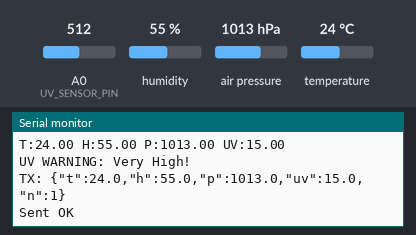
A sketch run on a simulated Arduino Uno, built with avr-gcc and run on an emulated ATmega328P. Shown: the last lines printed to the serial monitor. Inputs (shaded band) come from the test bench; at power-on: humidity 55 %, A0 (UV_SENSOR_PIN) = 512, air pressure 1013 hPa, temperature 24 °C. No radio packets arrive unless stated.

Above: at 6.1 s.
6.2 s: humidity set to 22 %
At 11.5 s:
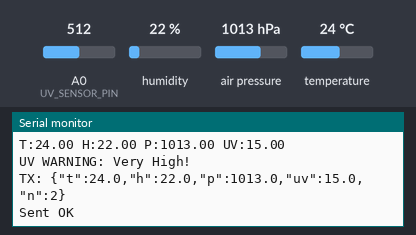
11.7 s: A0 (UV_SENSOR_PIN) set to 306
At 16.2 s:
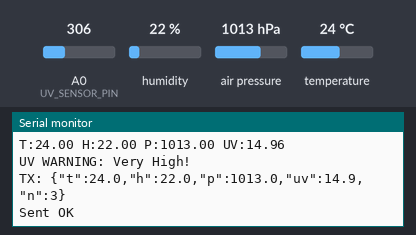
17.2 s: air pressure set to 952 hPa
At 21.8 s:
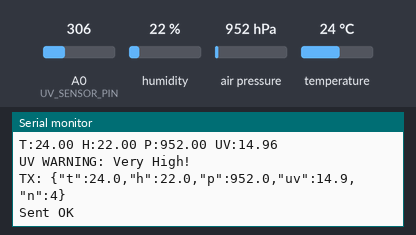
22.7 s: temperature set to 12 °C
At 27.4 s:
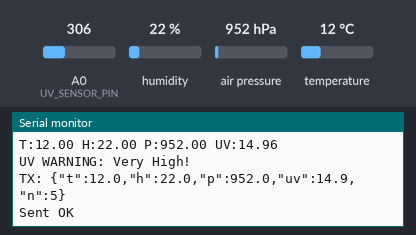
28.2 s: A0 (UV_SENSOR_PIN) set to 290
At 33.0 s:
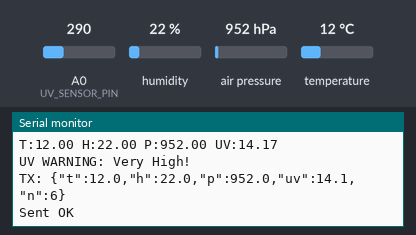
Timing chart, 0 to 34.5 s (numbered marks = the images above; inputs shaded):
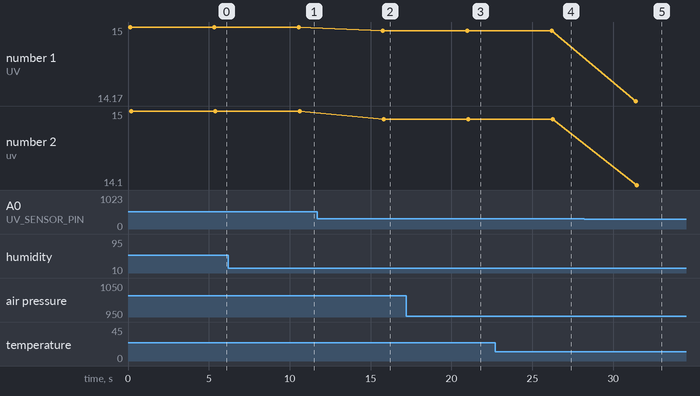

Measured:
- after the input at 6.2 s, the serial monitor: prints a new line after 4.4 s (image 1)
- after the input at 11.7 s, the serial monitor: prints a new line after 4.1 s (image 2)
- after the input at 17.2 s, the serial monitor: prints a new line after 3.8 s (image 3)
- after the input at 22.7 s, the serial monitor: prints a new line after 3.5 s (image 4)
- after the input at 28.2 s, the serial monitor: prints a new line after 3.2 s (image 5)
- plotted number 1: 15 → 14.96 after the input at 11.7 s, 14.96 → 14.17 after the input at 28.2 s
- plotted number 2: 15 → 14.9 after the input at 11.7 s, 14.9 → 14.1 after the input at 28.2 s

The sketch:

adafruit_lora_transmitter_01.ino
```cpp
#include <Wire.h>
#include <SPI.h>
#include <Adafruit_Sensor.h>
#include <Adafruit_BME280.h>
#include <RH_RF95.h>

// LoRa Configuration
#define RFM95_CS   4
#define RFM95_RST  2
#define RFM95_INT  3
#define RF95_FREQ 433.0

#define UV_SENSOR_PIN A0

Adafruit_BME280 bme;
RH_RF95 rf95(RFM95_CS, RFM95_INT);

float lastTemp = 0, lastHum = 0, lastPres = 0, lastUV = 0;
byte stuckCount = 0;
int packetnum = 0;

void setup() {
  Serial.begin(9600);
  Serial.println(F("BME280 + UV LoRa Station"));

  Wire.begin();
  Wire.setClock(100000);

  // Initialize LoRa
  pinMode(RFM95_RST, OUTPUT);
  digitalWrite(RFM95_RST, HIGH);

  digitalWrite(RFM95_RST, LOW);
  delay(10);
  digitalWrite(RFM95_RST, HIGH);
  delay(10);

  if (!rf95.init()) {
    Serial.println(F("LoRa init failed"));
    while (1) delay(1000);
  }

  if (!rf95.setFrequency(RF95_FREQ)) {
    Serial.println(F("Freq failed"));
    while (1) delay(1000);
  }

  rf95.setTxPower(23, false);
  Serial.println(F("LoRa OK"));

  if (!bme.begin(0x76) && !bme.begin(0x77)) {
    Serial.println(F("BME280 failed"));
    while (1) delay(1000);
  }

  Serial.println(F("BME280 OK"));

  Serial.println(F("UV Sensor Ready"));

  Serial.println(F("Starting..."));
}

float readUVIndex() {
  int sensorValue = analogRead(UV_SENSOR_PIN);
  float voltage = sensorValue * (5.0 / 1023.0);

  float uvIndex = voltage / 0.1;

  if (uvIndex < 0) uvIndex = 0;
  if (uvIndex > 15) uvIndex = 15;

  return uvIndex;
}

bool isValidReading(float temp, float hum, float pres, float uv) {
  return !isnan(temp) && !isnan(hum) && !isnan(pres) && !isnan(uv) &&
         temp > -40 && temp < 85 &&
         hum >= 0 && hum <= 100 &&
         pres > 300 && pres < 1100 &&
         uv >= 0 && uv <= 15;
}

bool isStuckReading(float temp, float hum, float pres, float uv) {
  if (abs(temp - lastTemp) < 0.01 &&
      abs(hum - lastHum) < 0.01 &&
      abs(pres - lastPres) < 0.01 &&
      abs(uv - lastUV) < 0.01) {
    stuckCount++;
    if (stuckCount >= 3) return true;
  } else {
    stuckCount = 0;
  }

  lastTemp = temp;
  lastHum = hum;
  lastPres = pres;
  lastUV = uv;
  return false;
}

void resetBME280() {
  Wire.end();
  delay(100);
  Wire.begin();
  Wire.setClock(100000);
  delay(500);
  bme.begin(0x76) || bme.begin(0x77);
}

void floatToString(char* str, float value, int decimals) {
  int intPart = (int)value;
  int fracPart = abs((int)((value - intPart) * 100));

  if (decimals == 1) {
    fracPart = abs((int)((value - intPart) * 10));
    sprintf(str, "%d.%d", intPart, fracPart);
  } else {
    sprintf(str, "%d.%02d", intPart, fracPart);
  }
}

void loop() {
  bme.takeForcedMeasurement();
  delay(100);

  float temp = bme.readTemperature();
  float hum = bme.readHumidity();
  float pres = bme.readPressure() / 100.0F;
  float uvIndex = readUVIndex();

  Serial.print(F("T:")); Serial.print(temp);
  Serial.print(F(" H:")); Serial.print(hum);
  Serial.print(F(" P:")); Serial.print(pres);
  Serial.print(F(" UV:")); Serial.println(uvIndex);

  if (!isValidReading(temp, hum, pres, uvIndex)) {
    Serial.println(F("Invalid - reset"));
    resetBME280();
    delay(2000);
    return;
  }

  if (isStuckReading(temp, hum, pres, uvIndex)) {
    Serial.println(F("Stuck - reset"));
    resetBME280();
    stuckCount = 0;
    delay(2000);
    return;
  }

  if (temp > 50 || pres <= 100) {
    Serial.println(F("WARNING!"));
  }

  if (uvIndex >= 8) {
    Serial.println(F("UV WARNING: Very High!"));
  } else if (uvIndex >= 6) {
    Serial.println(F("UV CAUTION: High"));
  }

  char packet[80];
  char tempStr[10], humStr[10], presStr[10], uvStr[10];

  floatToString(tempStr, temp, 1);
  floatToString(humStr, hum, 1);
  floatToString(presStr, pres, 1);
  floatToString(uvStr, uvIndex, 1);

  sprintf(packet, "{\"t\":%s,\"h\":%s,\"p\":%s,\"uv\":%s,\"n\":%d}",
          tempStr, humStr, presStr, uvStr, packetnum++);

  Serial.print(F("TX: "));
  Serial.println(packet);

  if (rf95.send((uint8_t *)packet, strlen(packet))) {
    rf95.waitPacketSent();
    Serial.println(F("Sent OK"));
  } else {
    Serial.println(F("Send fail"));
  }

  delay(5000);
}
```
